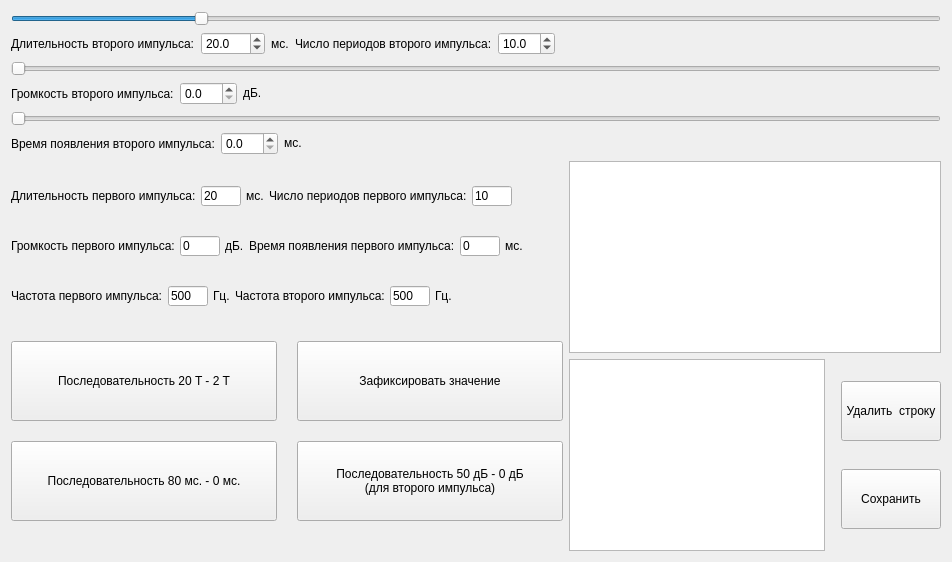
      <widget class="QWidget" name="tab_2">
       <attribute name="title">
        <string>Оценка временных параметров слуха</string>
       </attribute>
       <layout class="QVBoxLayout" name="verticalLayout_11">
        <item>
         <layout class="QVBoxLayout" name="verticalLayout_23">
          <item>
           <widget class="QSlider" name="Duration2Slider_2">
            <property name="maximum">
             <number>500000</number>
            </property>
            <property name="sliderPosition">
             <number>20000</number>
            </property>
            <property name="orientation">
             <enum>Qt::Horizontal</enum>
            </property>
           </widget>
          </item>
          <item>
           <layout class="QHBoxLayout" name="horizontalLayout_6">
            <item>
             <widget class="QLabel" name="label_59">
              <property name="text">
               <string>Длительность второго импульса:</string>
              </property>
             </widget>
            </item>
            <item>
             <widget class="QDoubleSpinBox" name="Duration2Box_2">
              <property name="decimals">
               <number>1</number>
              </property>
              <property name="maximum">
               <double>5000.000000000000000</double>
              </property>
              <property name="value">
               <double>20.000000000000000</double>
              </property>
             </widget>
            </item>
            <item>
             <widget class="QLabel" name="label_19">
              <property name="text">
               <string>мс.</string>
              </property>
             </widget>
            </item>
            <item>
             <widget class="QLabel" name="label_18">
              <property name="text">
               <string>Число периодов второго импульса:</string>
              </property>
             </widget>
            </item>
            <item>
             <widget class="QDoubleSpinBox" name="Periods2Box_2">
              <property name="decimals">
               <number>1</number>
              </property>
              <property name="value">
               <double>10.000000000000000</double>
              </property>
             </widget>
            </item>
            <item>
             <spacer name="horizontalSpacer_5">
              <property name="orientation">
               <enum>Qt::Horizontal</enum>
              </property>
              <property name="sizeHint" stdset="0">
               <size>
                <width>40</width>
                <height>20</height>
               </size>
              </property>
             </spacer>
            </item>
           </layout>
          </item>
          <item>
           <widget class="QSlider" name="Loudness2Slider_2">
            <property name="maximum">
             <number>1000</number>
            </property>
            <property name="orientation">
             <enum>Qt::Horizontal</enum>
            </property>
           </widget>
          </item>
          <item>
           <layout class="QHBoxLayout" name="horizontalLayout_31">
            <item>
             <widget class="QLabel" name="label_60">
              <property name="text">
               <string>Громкость второго импульса:</string>
              </property>
             </widget>
            </item>
            <item>
             <widget class="QDoubleSpinBox" name="Loudness2Box_2">
              <property name="decimals">
               <number>1</number>
              </property>
             </widget>
            </item>
            <item>
             <widget class="QLabel" name="label_61">
              <property name="maximumSize">
               <size>
                <width>30</width>
                <height>20</height>
               </size>
              </property>
              <property name="text">
               <string>дБ.</string>
              </property>
             </widget>
            </item>
            <item>
             <spacer name="horizontalSpacer_19">
              <property name="orientation">
               <enum>Qt::Horizontal</enum>
              </property>
              <property name="sizeHint" stdset="0">
               <size>
                <width>40</width>
                <height>20</height>
               </size>
              </property>
             </spacer>
            </item>
           </layout>
          </item>
          <item>
           <widget class="QSlider" name="Time2Slider_2">
            <property name="orientation">
             <enum>Qt::Horizontal</enum>
            </property>
           </widget>
          </item>
          <item>
           <layout class="QHBoxLayout" name="horizontalLayout_32">
            <item>
             <widget class="QLabel" name="label_28">
              <property name="text">
               <string>Время появления второго импульса:</string>
              </property>
             </widget>
            </item>
            <item>
             <widget class="QDoubleSpinBox" name="Time2Box_2">
              <property name="decimals">
               <number>1</number>
              </property>
             </widget>
            </item>
            <item>
             <widget class="QLabel" name="label_29">
              <property name="maximumSize">
               <size>
                <width>30</width>
                <height>20</height>
               </size>
              </property>
              <property name="text">
               <string>мс.</string>
              </property>
             </widget>
            </item>
            <item>
             <spacer name="horizontalSpacer_21">
              <property name="orientation">
               <enum>Qt::Horizontal</enum>
              </property>
              <property name="sizeHint" stdset="0">
               <size>
                <width>40</width>
                <height>20</height>
               </size>
              </property>
             </spacer>
            </item>
           </layout>
          </item>
         </layout>
        </item>
        <item>
         <layout class="QHBoxLayout" name="horizontalLayout_33" stretch="0,0">
          <item>
           <layout class="QVBoxLayout" name="verticalLayout_8" stretch="0,0,0,0">
            <property name="spacing">
             <number>5</number>
            </property>
            <item>
             <layout class="QHBoxLayout" name="horizontalLayout_12">
              <property name="sizeConstraint">
               <enum>QLayout::SetMinimumSize</enum>
              </property>
              <item>
               <widget class="QLabel" name="label_58">
                <property name="maximumSize">
                 <size>
                  <width>16777215</width>
                  <height>20</height>
                 </size>
                </property>
                <property name="text">
                 <string>Длительность первого импульса:</string>
                </property>
               </widget>
              </item>
              <item>
               <widget class="QLineEdit" name="Duration1Edit_2">
                <property name="maximumSize">
                 <size>
                  <width>40</width>
                  <height>20</height>
                 </size>
                </property>
                <property name="text">
                 <string>20</string>
                </property>
               </widget>
              </item>
              <item>
               <widget class="QLabel" name="label_17">
                <property name="text">
                 <string>мс.</string>
                </property>
               </widget>
              </item>
              <item>
               <widget class="QLabel" name="label_16">
                <property name="maximumSize">
                 <size>
                  <width>16777215</width>
                  <height>20</height>
                 </size>
                </property>
                <property name="text">
                 <string>Число периодов первого импульса:</string>
                </property>
               </widget>
              </item>
              <item>
               <widget class="QLineEdit" name="Duration1Edit_3">
                <property name="maximumSize">
                 <size>
                  <width>40</width>
                  <height>20</height>
                 </size>
                </property>
                <property name="text">
                 <string>10</string>
                </property>
               </widget>
              </item>
              <item>
               <spacer name="horizontalSpacer_20">
                <property name="orientation">
                 <enum>Qt::Horizontal</enum>
                </property>
                <property name="sizeHint" stdset="0">
                 <size>
                  <width>40</width>
                  <height>20</height>
                 </size>
                </property>
               </spacer>
              </item>
             </layout>
            </item>
            <item>
             <layout class="QHBoxLayout" name="horizontalLayout_11">
              <property name="sizeConstraint">
               <enum>QLayout::SetMinimumSize</enum>
              </property>
              <item>
               <widget class="QLabel" name="label_26">
                <property name="maximumSize">
                 <size>
                  <width>16777215</width>
                  <height>20</height>
                 </size>
                </property>
                <property name="text">
                 <string>Громкость первого импульса:</string>
                </property>
               </widget>
              </item>
              <item>
               <widget class="QLineEdit" name="Loudness1Edit_2">
                <property name="maximumSize">
                 <size>
                  <width>40</width>
                  <height>20</height>
                 </size>
                </property>
                <property name="text">
                 <string>0</string>
                </property>
               </widget>
              </item>
              <item>
               <widget class="QLabel" name="label_27">
                <property name="maximumSize">
                 <size>
                  <width>30</width>
                  <height>20</height>
                 </size>
                </property>
                <property name="text">
                 <string>дБ.</string>
                </property>
               </widget>
              </item>
              <item>
               <widget class="QLabel" name="label_20">
                <property name="maximumSize">
                 <size>
                  <width>16777215</width>
                  <height>20</height>
                 </size>
                </property>
                <property name="text">
                 <string>Время появления первого импульса:</string>
                </property>
               </widget>
              </item>
              <item>
               <widget class="QLineEdit" name="Time1Edit_2">
                <property name="maximumSize">
                 <size>
                  <width>40</width>
                  <height>20</height>
                 </size>
                </property>
                <property name="text">
                 <string>0</string>
                </property>
               </widget>
              </item>
              <item>
               <widget class="QLabel" name="label_21">
                <property name="maximumSize">
                 <size>
                  <width>30</width>
                  <height>20</height>
                 </size>
                </property>
                <property name="text">
                 <string>мс.</string>
                </property>
               </widget>
              </item>
              <item>
               <spacer name="horizontalSpacer_7">
                <property name="orientation">
                 <enum>Qt::Horizontal</enum>
                </property>
                <property name="sizeHint" stdset="0">
                 <size>
                  <width>40</width>
                  <height>20</height>
                 </size>
                </property>
               </spacer>
              </item>
             </layout>
            </item>
            <item>
             <layout class="QHBoxLayout" name="horizontalLayout_14">
              <property name="sizeConstraint">
               <enum>QLayout::SetMinimumSize</enum>
              </property>
              <item>
               <widget class="QLabel" name="label_30">
                <property name="maximumSize">
                 <size>
                  <width>16777215</width>
                  <height>20</height>
                 </size>
                </property>
                <property name="text">
                 <string>Частота первого импульса:</string>
                </property>
               </widget>
              </item>
              <item>
               <widget class="QLineEdit" name="Freq1Edit_2">
                <property name="maximumSize">
                 <size>
                  <width>40</width>
                  <height>20</height>
                 </size>
                </property>
                <property name="text">
                 <string>500</string>
                </property>
               </widget>
              </item>
              <item>
               <widget class="QLabel" name="label_31">
                <property name="maximumSize">
                 <size>
                  <width>30</width>
                  <height>20</height>
                 </size>
                </property>
                <property name="text">
                 <string>Гц.</string>
                </property>
               </widget>
              </item>
              <item>
               <widget class="QLabel" name="label_22">
                <property name="maximumSize">
                 <size>
                  <width>16777215</width>
                  <height>20</height>
                 </size>
                </property>
                <property name="text">
                 <string>Частота второго импульса:</string>
                </property>
               </widget>
              </item>
              <item>
               <widget class="QLineEdit" name="Freq2Edit_2">
                <property name="maximumSize">
                 <size>
                  <width>40</width>
                  <height>20</height>
                 </size>
                </property>
                <property name="text">
                 <string>500</string>
                </property>
               </widget>
              </item>
              <item>
               <widget class="QLabel" name="label_23">
                <property name="maximumSize">
                 <size>
                  <width>30</width>
                  <height>20</height>
                 </size>
                </property>
                <property name="text">
                 <string>Гц.</string>
                </property>
               </widget>
              </item>
              <item>
               <spacer name="horizontalSpacer_8">
                <property name="orientation">
                 <enum>Qt::Horizontal</enum>
                </property>
                <property name="sizeHint" stdset="0">
                 <size>
                  <width>40</width>
                  <height>20</height>
                 </size>
                </property>
               </spacer>
              </item>
             </layout>
            </item>
            <item>
             <layout class="QGridLayout" name="gridLayout_8" rowstretch="1,0">
              <property name="topMargin">
               <number>5</number>
              </property>
              <property name="bottomMargin">
               <number>5</number>
              </property>
              <property name="spacing">
               <number>20</number>
              </property>
              <item row="0" column="1">
               <widget class="QPushButton" name="pushButton_8">
                <property name="minimumSize">
                 <size>
                  <width>0</width>
                  <height>80</height>
                 </size>
                </property>
                <property name="text">
                 <string>Зафиксировать значение</string>
                </property>
               </widget>
              </item>
              <item row="0" column="0">
               <widget class="QPushButton" name="pushButton_12">
                <property name="minimumSize">
                 <size>
                  <width>0</width>
                  <height>80</height>
                 </size>
                </property>
                <property name="text">
                 <string>Последовательность 20 T - 2 T</string>
                </property>
               </widget>
              </item>
              <item row="1" column="0">
               <widget class="QPushButton" name="pushButton_9">
                <property name="minimumSize">
                 <size>
                  <width>0</width>
                  <height>80</height>
                 </size>
                </property>
                <property name="text">
                 <string>Последовательность 80 мс. - 0 мс.</string>
                </property>
               </widget>
              </item>
              <item row="1" column="1">
               <widget class="QPushButton" name="pushButton_11">
                <property name="minimumSize">
                 <size>
                  <width>0</width>
                  <height>80</height>
                 </size>
                </property>
                <property name="text">
                 <string>Последовательность 50 дБ - 0 дБ 
(для второго импульса)</string>
                </property>
               </widget>
              </item>
             </layout>
            </item>
           </layout>
          </item>
          <item>
           <layout class="QVBoxLayout" name="verticalLayout_6">
            <property name="topMargin">
             <number>0</number>
            </property>
            <property name="bottomMargin">
             <number>0</number>
            </property>
            <item>
             <widget class="QTextBrowser" name="WorkBrowser_2"/>
            </item>
            <item>
             <layout class="QHBoxLayout" name="horizontalLayout_10">
              <property name="topMargin">
               <number>0</number>
              </property>
              <property name="bottomMargin">
               <number>0</number>
              </property>
              <item>
               <widget class="QTextBrowser" name="ResultBrowser_2"/>
              </item>
              <item>
               <layout class="QVBoxLayout" name="verticalLayout_7">
                <property name="leftMargin">
                 <number>10</number>
                </property>
                <item>
                 <widget class="QPushButton" name="DeleteStringButton_2">
                  <property name="minimumSize">
                   <size>
                    <width>100</width>
                    <height>60</height>
                   </size>
                  </property>
                  <property name="maximumSize">
                   <size>
                    <width>70</width>
                    <height>16777215</height>
                   </size>
                  </property>
                  <property name="text">
                   <string>Удалить  строку</string>
                  </property>
                 </widget>
                </item>
                <item>
                 <widget class="QPushButton" name="SaveResultButton_2">
                  <property name="minimumSize">
                   <size>
                    <width>100</width>
                    <height>60</height>
                   </size>
                  </property>
                  <property name="text">
                   <string>Сохранить</string>
                  </property>
                 </widget>
                </item>
               </layout>
              </item>
             </layout>
            </item>
           </layout>
          </item>
         </layout>
        </item>
       </layout>
      </widget>
